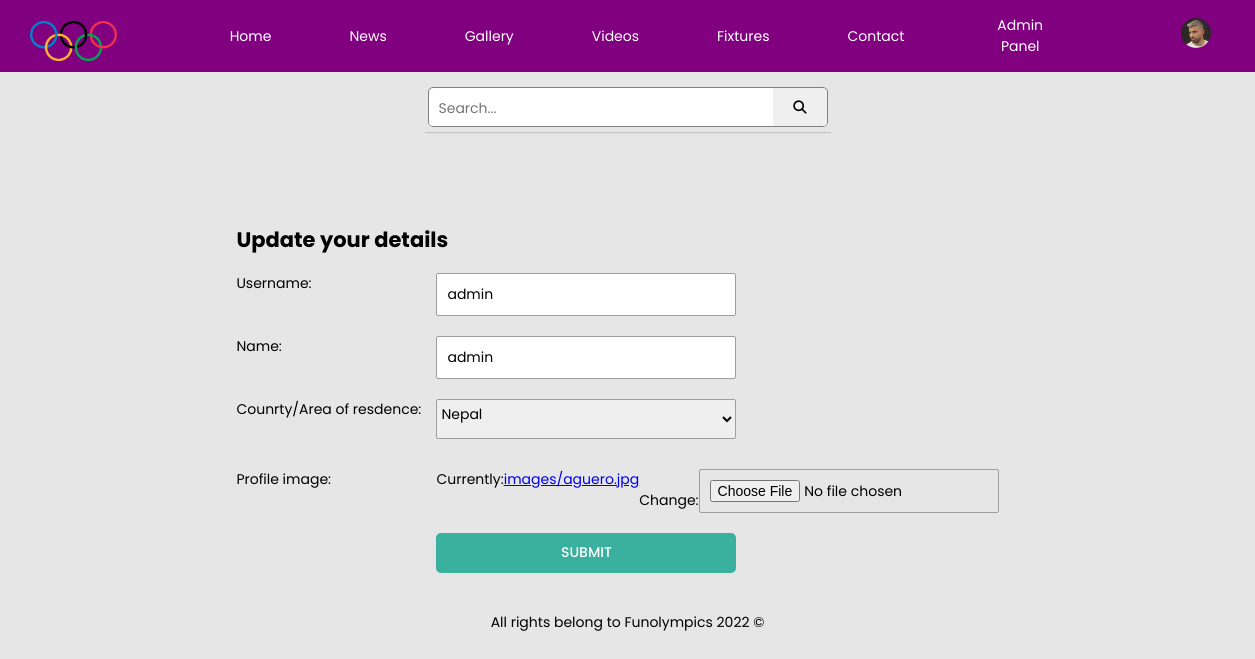
Before: /users/edit_profile/ (signed in) with the older database file.
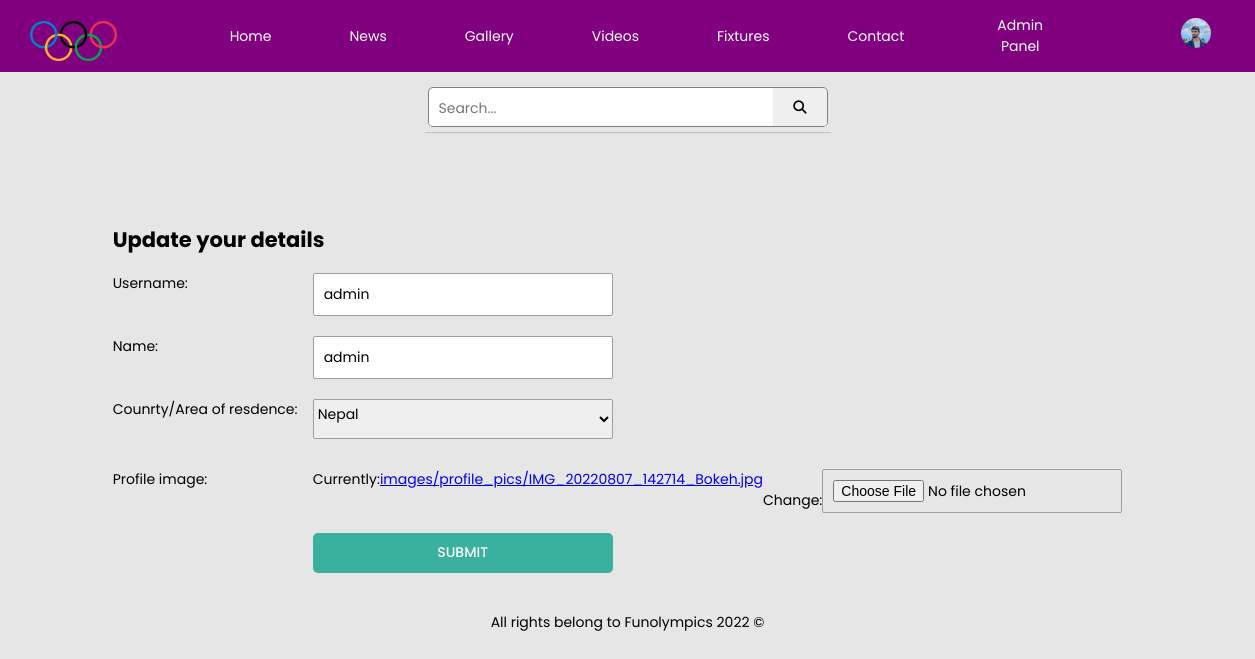
After: the same page with the newer database file.
### users/models.py (models this page shows, shortened)
class User (AbstractBaseUser):
    email       = models.EmailField(verbose_name="email", max_length=60, unique=True)
    username    = models.CharField (max_length=50, unique=True)
    password    = models.CharField(max_length=128)
    date_joined = models.DateTimeField(verbose_name="date joined", auto_now_add=True)
    last_login  = models.DateTimeField(auto_now=True, verbose_name='last login')
    is_admin    = models.BooleanField(default=False)
    is_active   = models.BooleanField(default=True)
    is_staff    = models.BooleanField(default=False)
    is_superuser=  models.BooleanField(default=False)
    full_name   =models.CharField(max_length=60, null=True)
    country     =CountryField(blank=True, null=True, verbose_name="Counrty/Area of resdence", blank_label="Select Country")
    id          =models.UUIDField(default=uuid.uuid4, unique=True, primary_key=True, editable=False)
    USERNAME_FIELD = 'email' #use this field to login to the account instead of username
    REQUIRED_FIELDS=['username', 'full_name', 'country']
    objects = UserManager()

class Profile (models.Model):
    user = models.OneToOneField(User, on_delete=models.CASCADE, null=True, blank=True)
    username = models.CharField(max_length=255, blank=True, null=True)
    name = models.CharField(max_length=255, blank=True, null=True)
    email = models.EmailField(max_length=255, blank=True, null=True)
    country = CountryField(blank=True, null=True, verbose_name="Counrty/Area of resdence", blank_label="Select Country")
    profile_image = models.ImageField(null=True, blank=True, upload_to='images/profile_pics/', default='images/profile_pics/default.jpg')
    created = models.DateTimeField(auto_now_add=True)
    id = models.UUIDField(default=uuid.uuid4, unique=True,
                          primary_key=True, editable=False)

### users/views.py (the view)
# urls.py: path('edit_profile/', views.edit_profile, name='editprofile'),
@login_required(login_url='login')
def edit_profile(request):
    profile = request.user.profile
    form = ProfileUpdateForm(instance=profile)
    if request.method == 'POST':
        form = ProfileUpdateForm(request.POST, request.FILES, instance=profile)
        if form.is_valid():
            form.save()
            return redirect('myprofile')
    context = {'form': form}
    return render(request, 'users/editProfile.html', context)

### users/forms.py
class ProfileUpdateForm(forms.ModelForm):
    profile_image = forms.FileField()
    class Meta:
        model = Profile
        fields=('username', 'name', 'country', 'profile_image')

### users/templates/users/editProfile.html (shortened to what this page needs)
{% extends 'main.html'%}
{% load static%}
{% block styles%}
<link rel="stylesheet" href="{% static 'styles/edit_profile.css' %}">
{% endblock styles%}
{% block content %}
<div class="container">
    <form action="{% url 'editprofile' %}" method="post" enctype="multipart/form-data">
        <h2>Update your details</h2>
        {% for field in form %}
        <div class="input-errors">
            {{field.label_tag}}
            <div class="input-fields">
                {{field}}
            </div>
        </div>
        {%endfor%}
        <input type="submit" name="Update" id="default-button">
    </form>
</div>
{% endblock content %}

### templates/navbar.html (shortened to what this page needs)
<!DOCTYPE html>
<html lang="en">
<head>
    {% load static %}
    <link rel="stylesheet" href="{% static 'styles/navbar.css' %}">
</head>
<body>
    {% if request.user.is_authenticated %}
    <div class="nav-bar">
        <ul>
            <img src="{% static 'media/images/olympic.png'%}" alt="" id="logo">
            <li><a href="{% url 'home' %}">Home</a></li>
            <li><a href="{% url 'all_news' %}">News</a></li>
            <li><a href="{% url 'gallery' %}">Gallery</a></li>
            <li><a href="{% url 'all_videos' %}">Videos</a></li>
            <li><a href="{% url 'fixtures' %}">Fixtures</a></li>
            <li><a href="{% url 'contact'  %}">Contact</a></li>
            {% if request.user.is_superuser %}
            <li> <a href="{% url 'admin_panel' %}" class="baritem bar-button">Admin Panel</a></li>
            {% endif %}
            <div class="dropdown">
                <button class="dropbtn">
                    <img src="{{request.user.profile.profile_image.url}}" alt="" id="profile-img">
                </button>
            </div>
        </ul>
    </div>
    {% if not request.path == '/users/my_profile/' %}
    <div class="bottom-nav">
        <form action="" method="get">
            <div class="search-fields">
                <input type="text" placeholder="Search..." name="search_query">
                <button type="submit"><i class="fa fa-search"></i></button>
            </div>
        </form>
    </div>
    {% endif  %}
    {% endif %}
</body>
</html>

Changed rows visible on the page:
changed User: user.profile.profile_image: a different picture
Other visible differences:
text no longer shown: "Currently: images/aguero.jpg Change:"
text now shown: "Currently: images/profile_pics/IMG_20220807_142714_Bokeh.jpg Change:"
